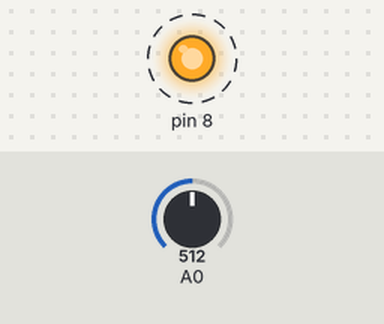
Bench run of a sketch on a simulated Arduino Uno, built with avr-gcc and run on an emulated ATmega328P. Shown: output pins drawn as LEDs (lit = HIGH). Dashed ring = blinking. The test bench sets the inputs (shaded band); at power-on: A0 = 512. What the sketch prints to the serial monitor is not drawn.

Above: at 1.08 s.
1.1 s: A0 set to 0
At 1.67 s:
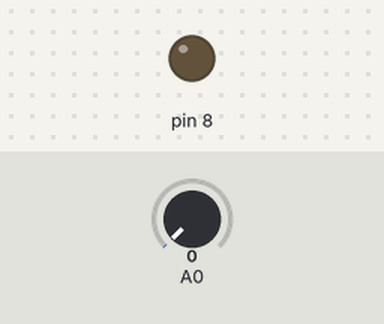
At 2.45 s:
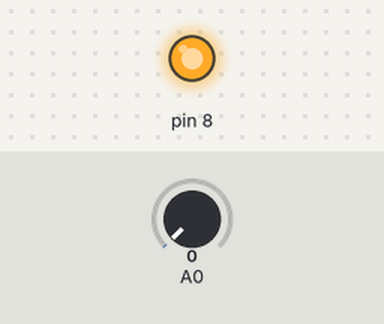
4.1 s: A0 set to 511
Timing chart, 0 to 13.1 s (numbered marks = the images above; inputs shaded):
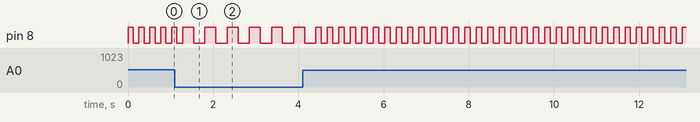

Measured:
- by itself, pin 8: repeats every 0.27 s: HIGH 0.13 s, LOW 0.14 s

The sketch:

main.ino
```cpp
#include <avr/io.h>
#include <util/delay.h>

#define BUZZER 8

void init_port(void);
void init_adc(void);
void turnOn_buzz(int time);

void init_port(void){
  DDRB |= (1 << PB0);
}

void init_adc(void){
  ADMUX  |= (1 << REFS0);     // Setting internal AVCC
  ADCSRA |= (1 << ADPS2) | (1 << ADPS1) | (1 << ADPS0);
  ADCSRA |= (1 << ADEN);
}

void turnOn_buzz(int time){
  PORTB |= (1 << PB0);
  _delay_us(time);
  PORTB &= ~(1 << PB0);
  _delay_us(time);
}

int main(void){
uint16_t adc_result;
uint8_t tone_value;

  // init pins
  init_port();
  // init adc
  init_adc();

  Serial.begin(9600);

  while(1){
    ADCSRA |= (1 << ADSC);
    loop_until_bit_is_clear(ADCSRA, ADSC);
    adc_result = ADC;

    Serial.print("AdCVAlue:");
    Serial.println(adc_result);

    long int delay_time = (1023 - adc_result)/4; // invert so bright = fast
    PORTB |= (1 << PB0);
    for(int i = 0; i < delay_time; i++){
      _delay_ms(1);
    }

    PORTB &= ~(1 << PB0);
    for(int i = 0; i < delay_time; i++){
      _delay_ms(1);
    }

  }

  return 0;
}
```
